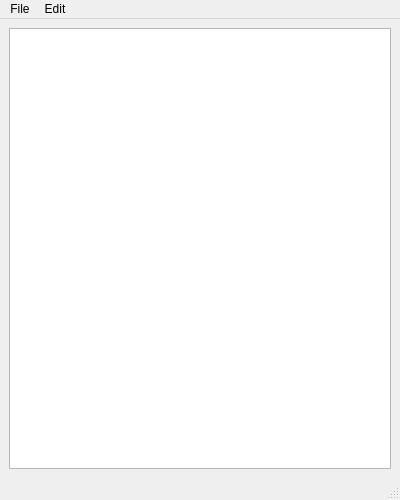
<?xml version="1.0" encoding="UTF-8"?>
<ui version="4.0">
 <class>MainWindow</class>
 <widget class="QMainWindow" name="MainWindow">
  <property name="geometry">
   <rect>
    <x>0</x>
    <y>0</y>
    <width>400</width>
    <height>500</height>
   </rect>
  </property>
  <property name="windowTitle">
   <string>MainWindow</string>
  </property>
  <widget class="QWidget" name="centralwidget">
   <layout class="QVBoxLayout" name="verticalLayout">
    <item>
     <widget class="QTreeView" name="treeView">
      <property name="alternatingRowColors">
       <bool>true</bool>
      </property>
      <property name="selectionMode">
       <enum>QAbstractItemView::ExtendedSelection</enum>
      </property>
      <property name="selectionBehavior">
       <enum>QAbstractItemView::SelectItems</enum>
      </property>
     </widget>
    </item>
   </layout>
  </widget>
  <widget class="QMenuBar" name="menubar">
   <property name="geometry">
    <rect>
     <x>0</x>
     <y>0</y>
     <width>400</width>
     <height>21</height>
    </rect>
   </property>
   <widget class="QMenu" name="menuFile">
    <property name="title">
     <string>File</string>
    </property>
    <addaction name="actionOpen"/>
    <addaction name="actionSave"/>
   </widget>
   <widget class="QMenu" name="menuEdit">
    <property name="title">
     <string>Edit</string>
    </property>
    <addaction name="actionAddChild"/>
    <addaction name="actionDelete"/>
   </widget>
   <addaction name="menuFile"/>
   <addaction name="menuEdit"/>
  </widget>
  <widget class="QStatusBar" name="statusbar"/>
  <action name="actionOpen">
   <property name="text">
    <string>Open</string>
   </property>
  </action>
  <action name="actionSave">
   <property name="text">
    <string>Save</string>
   </property>
  </action>
  <action name="actionAddChild">
   <property name="text">
    <string>Add child</string>
   </property>
  </action>
  <action name="actionDelete">
   <property name="text">
    <string>Delete</string>
   </property>
  </action>
 </widget>
 <resources/>
 <connections/>
</ui>
